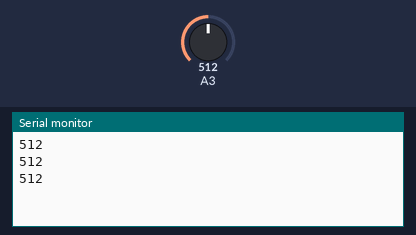
Simulated run of this sketch. Board: Arduino Uno, built with avr-gcc and run on an emulated ATmega328P. On the bench: the last lines printed to the serial monitor. The test bench sets the inputs (shaded band); at power-on: A3 = 512.

Above: at 1.3 s.
1.4 s: A3 set to 716
At 1.9 s:
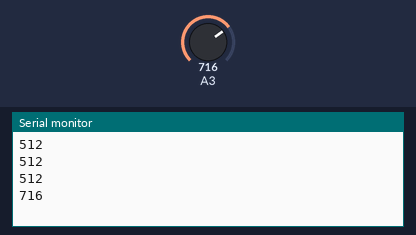
2.9 s: A3 set to 900
At 3.4 s:
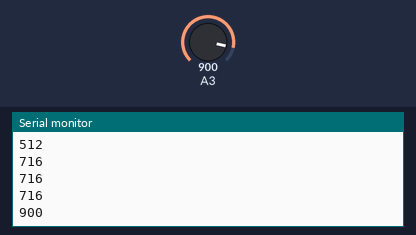
Timing chart, 0 to 5.9 s (numbered marks = the images above; inputs shaded):
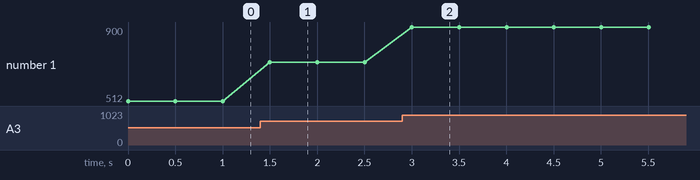

Measured:
- after the input at 1.4 s, the serial monitor: prints a new line after 0.10 s (image 1)
- after the input at 2.9 s, the serial monitor: prints a new line after 0.10 s (image 2)
- plotted number 1: 512 → 716 after the input at 1.4 s, 716 → 900 after the input at 2.9 s

The sketch:

BS_Nokia5110_Demo2.ino
```cpp
#include "Arduino.h"
void setup(){
	Serial.begin(19200);
	pinMode(A3, INPUT);
}


void loop() {

	while(true){
		Serial.println(analogRead(A3));
		delay(500);
	}
}
```
